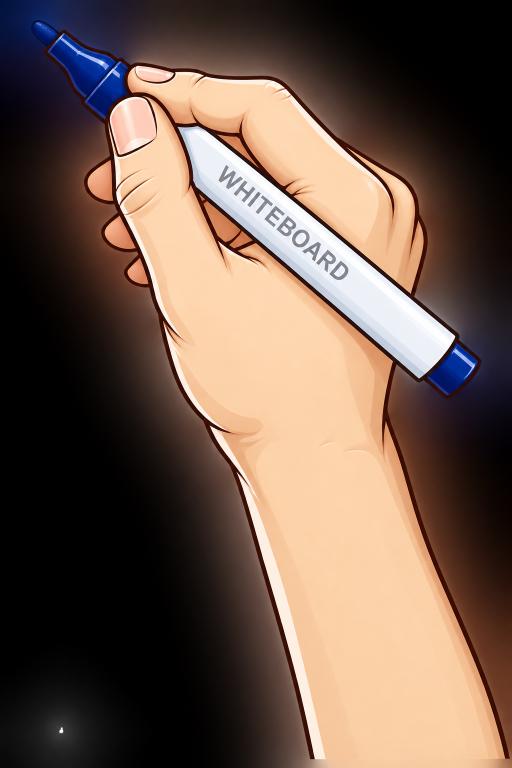
#> input picture kivy/data/images/drawing-hand.png, 1024 x 1536 px, found by its file name (shown at 1/2 size); its folder holds only this picture in this run
$ python test_character_and_text_video_demo.py
#> lines starting #> are read from the running program, lines starting #| are printed output that depends on the picture
### experiments/draw_priority/downstream_artifact_consumer.py
"""
Phase 5 — Downstream Artifact Consumer (High-Precision Coherent Line Architecture)
File: experiments/draw_priority/downstream_artifact_consumer.py

Consumes EXCLUSIVELY:
- Step 3: Graphics Layer (pXX_01_graphics.png)
- Step 4: Typography Layer (pXX_02_typography.png)

Maintains Strict Semantic Line Coherence:
- Preserves whole text lines and bullet points as atomic thought units.
- Eliminates fragmented word scrambling.
- Guarantees natural pedagogical sequence: Title -> Subject/Character -> Container -> Top-to-Bottom Lines -> Accents.
"""
import os
import sys
import cv2
import numpy as np
from typing import List, Dict, Any, Optional

PIPELINE_RESULTS_DIR = r"E:\image_to_animate\experiments\results\all_12_panels_pipeline"


class UnifiedEntity:
    """Represents a discrete visual entity discovered by Step 3 or Step 4."""
    # [45 lines left out: functions __init__, to_dict, not called in this run]


class DownstreamArtifactConsumer:
    @staticmethod
    def load_panel_artifacts(panel_id: int) -> Dict[str, Any]:
        """Loads strictly from Step 3 and Step 4 outputs."""
        p_dir = os.path.join(PIPELINE_RESULTS_DIR, f"panel_{panel_id:02d}")
        gfx_path = os.path.join(p_dir, f"p{panel_id:02d}_01_graphics.png")
        txt_path = os.path.join(p_dir, f"p{panel_id:02d}_02_typography.png")

        if not os.path.exists(gfx_path) or not os.path.exists(txt_path):
            raise FileNotFoundError(f"Missing Step 3/4 artifacts for panel {panel_id} in {p_dir}")

        gfx_img = cv2.imread(gfx_path)
        txt_img = cv2.imread(txt_path)

        # Assembled canvas derived purely from the sum of Step 3 and Step 4 layers
        composite_canvas = np.full_like(gfx_img, 255)
        m_txt = (np.max(255.0 - txt_img.astype(np.float32), axis=2) > 26.0)
        m_gfx = (np.max(255.0 - gfx_img.astype(np.float32), axis=2) > 26.0)

        composite_canvas[m_gfx] = gfx_img[m_gfx]
        composite_canvas[m_txt] = txt_img[m_txt]

        return {
            "panel_id": panel_id,
            "graphics_image": gfx_img,
            "typography_image": txt_img,
            "composite_canvas": composite_canvas,
            "shape": gfx_img.shape[:2]
        }

    # [165 lines left out: function extract_entities_from_artifacts, not called in this run]

### experiments/drawing_methods/test_character_and_text_video_demo.py
"""
Phase 6 — Character & Text Drawing Methods Video Demo
File: experiments/drawing_methods/test_character_and_text_video_demo.py

Demonstrates:
1. CHARACTER DRAWING via Native Engine:
   - Feeds the exact organic boundary of the character into the native DedicatedCharacterEngine.
   - Draws outer contours (Silhouettes) first -> Inner details (Face, eyes, hair, folds) -> Outside-in color shading.
2. HARMONIOUS HANDWRITING SIMULATION:
   - Natural fluid RTL baseline stroke trajectory.
   - Pen nib perfectly aligned with progressive ink emergence.
   - Smooth pen transit between lines.
3. Exports:
   - character_drawing_demo.mp4
   - text_writing_demo.mp4
   - character_drawing_stages.png
   - text_writing_stages.png
"""
import os
import sys
import math
import cv2
import numpy as np
import av

# Add engine paths
sys.path.insert(0, r"E:\image_to_animate\kivy")
sys.path.insert(0, r"E:\image_to_animate\experiments\modular_pipeline")
sys.path.insert(0, r"E:\image_to_animate\experiments\draw_priority")

from m3_character_engine import DedicatedCharacterEngine
from downstream_artifact_consumer import DownstreamArtifactConsumer

OUTPUT_DIR = r"E:\image_to_animate\experiments\results\step6_drawing_methods"
os.makedirs(OUTPUT_DIR, exist_ok=True)

HAND_PATH = r"E:\image_to_animate\kivy\data\images\drawing-hand.png"

# =============================================================================
# 1. SETUP HAND SPRITE & COMPOSITOR
# =============================================================================
hand_raw = cv2.imread(HAND_PATH, cv2.IMREAD_UNCHANGED)
#> hand_raw is the input picture: shape (1536, 1024, 4); mean B, G, R, A 76.6, 89.1, 109.9, 102.9
if hand_raw is None:
    raise FileNotFoundError(f"Hand asset missing: {HAND_PATH}")

HAND_W = 380
HAND_H = int(hand_raw.shape[0] * (HAND_W / float(hand_raw.shape[1])))
#> HAND_H = 570
hand_sprite = cv2.resize(hand_raw, (HAND_W, HAND_H), interpolation=cv2.INTER_LANCZOS4)
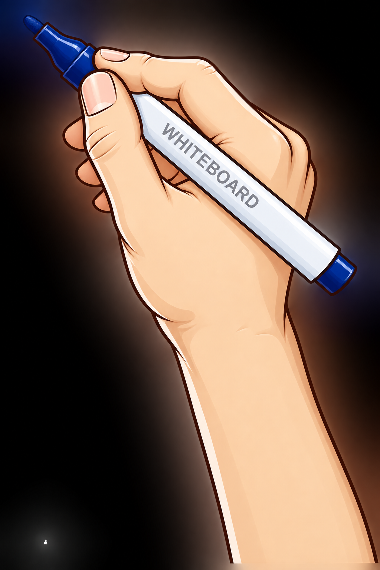
#> hand_sprite: shape (570, 380, 4); mean B, G, R, A 76.7, 89.1, 110, 102.9
hand_bgr = hand_sprite[:, :, :3]
hand_alpha = hand_sprite[:, :, 3].astype(np.float32) / 255.0
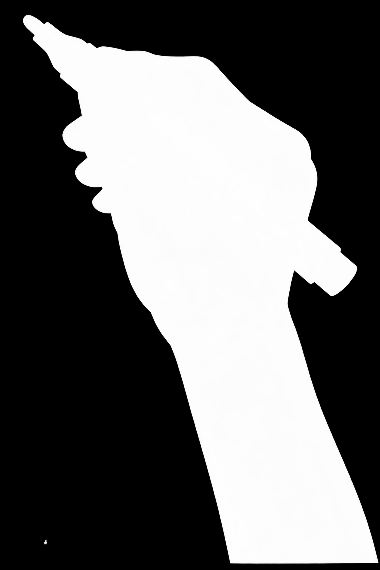
#> hand_alpha: shape (570, 380) float32; min 0, max 1, mean 0.404

TIP_ANCHOR_X = int(HAND_W * 0.08)
TIP_ANCHOR_Y = int(HAND_H * 0.05)
#> TIP_ANCHOR_Y = 28

def overlay_hand(canvas: np.ndarray, tip_x: float, tip_y: float, tilt_deg: float = -32.0):
    """Blends drawing hand onto canvas at precise pen tip anchor."""
    sh, sw = hand_bgr.shape[:2]
    M = cv2.getRotationMatrix2D((TIP_ANCHOR_X, TIP_ANCHOR_Y), tilt_deg, 1.0)
    rot_bgr = cv2.warpAffine(hand_bgr, M, (sw, sh), flags=cv2.INTER_LINEAR, borderMode=cv2.BORDER_CONSTANT, borderValue=(0, 0, 0))
    rot_alpha = cv2.warpAffine(hand_alpha, M, (sw, sh), flags=cv2.INTER_LINEAR, borderMode=cv2.BORDER_CONSTANT, borderValue=0.0)

    x1, y1 = int(tip_x - TIP_ANCHOR_X), int(tip_y - TIP_ANCHOR_Y)
    x2, y2 = x1 + sw, y1 + sh

    cx1, cy1 = max(0, x1), max(0, y1)
    cx2, cy2 = min(canvas.shape[1], x2), min(canvas.shape[0], y2)

    if cx2 <= cx1 or cy2 <= cy1:
        return

    sx1, sy1 = cx1 - x1, cy1 - y1
    sx2, sy2 = sx1 + (cx2 - cx1), sy1 + (cy2 - cy1)

    sub_alpha = rot_alpha[sy1:sy2, sx1:sx2, np.newaxis]
    sub_hand = rot_bgr[sy1:sy2, sx1:sx2]
    canvas[cy1:cy2, cx1:cx2] = (canvas[cy1:cy2, cx1:cx2] * (1.0 - sub_alpha) + sub_hand * sub_alpha).astype(np.uint8)


# =============================================================================
# 2. PART A: CHARACTER DRAWING DEMO (OUTLINES -> DETAILS -> OUTSIDE-IN FILLS)
# =============================================================================
print("[PHASE 6 DEMO] Initializing Character Drawing Test using Native Engine...")

# Load Panel 1 Graphics Artifact
p1_data = DownstreamArtifactConsumer.load_panel_artifacts(1)
#> (the run stopped early here; a loop or call above may not have finished)
